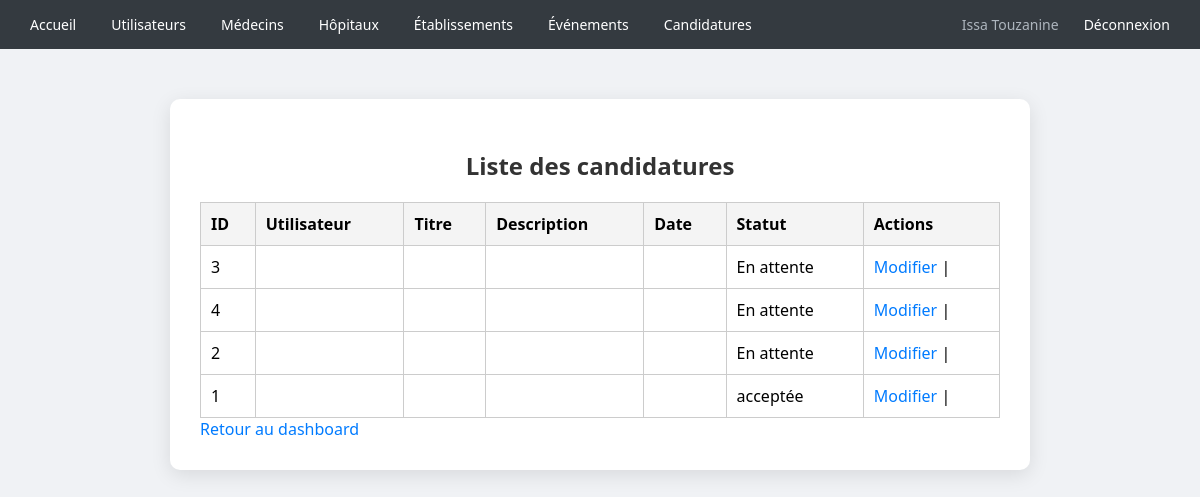
The app's page /src/vue/ListeCandidatures.php (signed in) with its own data.
### tables this page shows
CREATE TABLE IF NOT EXISTS `candidature` (
                                             `id_candidature` int NOT NULL AUTO_INCREMENT,
                                             `motivation` text NOT NULL,
                                             `statut` varchar(50) NOT NULL,
    `date_candidature` date NOT NULL,
    `ref_offre` int NOT NULL,
    `ref_utilisateur` int NOT NULL,
    `cv_path` varchar(255) DEFAULT NULL,
    PRIMARY KEY (`id_candidature`),
    KEY `ref_offre_candidature` (`ref_offre`),
    KEY `ref_utilisateur_candidature` (`ref_utilisateur`)
    );

### src/repository/CandidatureRepository.php (called while the page is built, shortened)
<?php
class CandidatureRepository
{
    private PDO $bdd;
    public function __construct(PDO $bdd)
    {
        $this->bdd = $bdd;
    }
    public function findAll(): array
    {
        $stmt = $this->bdd->query("SELECT * FROM candidature ORDER BY date_candidature DESC");
        return $stmt->fetchAll(PDO::FETCH_ASSOC);
    }
}

### src/vue/ListeCandidatures.php (the view, shortened to what this page needs)
<?php
require_once __DIR__ . '/../repository/CandidatureRepository.php';
$database = new Bdd();
$bdd = $database->getBdd();
$cRepo = new CandidatureRepository($bdd);
$candidatures = $cRepo->findAll();
include __DIR__ . '/header.php';
?>
<h2>Liste des candidatures</h2>
<table>
    <thead>
    <tr>
        <th>ID</th>
        <th>Utilisateur</th>
        <th>Titre</th>
        <th>Description</th>
        <th>Date</th>
        <th>Statut</th>
        <th>Actions</th>
    </tr>
    </thead>
    <tbody>
    <?php foreach($candidatures as $c): ?>
        <tr>
            <td><?= $c['id_candidature'] ?></td>
            <td><?= htmlspecialchars($c['prenom'].' '.$c['nom']) ?></td>
            <td><?= htmlspecialchars($c['titre_poste']) ?></td>
            <td><?= htmlspecialchars($c['description']) ?></td>
            <td><?= $c['date_creation'] ?></td>
            <td><?= htmlspecialchars($c['statut']) ?></td>
            <td>
                <a href="ModifierCandidature.php?id=<?= $c['id_candidature'] ?>">Modifier</a> |
            </td>
        </tr>
    <?php endforeach; ?>
    </tbody>
</table>
<a class="btn" href="../vue/admin.php">Retour au dashboard</a>
<?php include __DIR__ . '/footer.php'; ?>

### src/vue/header.php (style rules this page uses)
body { font-family: 'Segoe UI', sans-serif; background: #f0f2f5; margin: 0; padding: 0; }
h2 { text-align: center; color: #333; }
table { width: 100%; border-collapse: collapse; margin-top: 20px; }
th, td { padding: 10px; border: 1px solid #ccc; text-align: left; }
th { background: #f4f4f4; }
a { color: #007bff; text-decoration: none; }

### records on screen
candidature: id_candidature "3", statut "En attente"
candidature: id_candidature "4", statut "En attente"
candidature: id_candidature "2", statut "En attente"
candidature: id_candidature "1", statut "acceptée"
